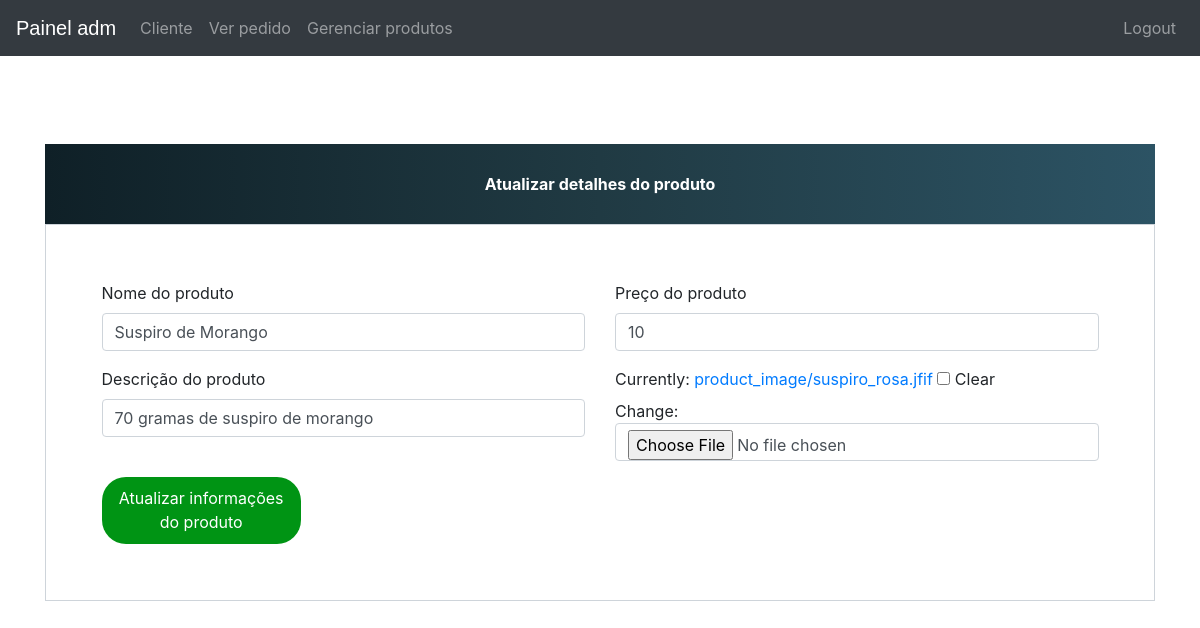
Screenshot of /update-product/2 (signed in) with the database file from the repository.
### ecom/models.py (models this page shows, shortened)
class Product(models.Model):
    name=models.CharField(max_length=40)
    product_image= models.ImageField(upload_to='product_image/',null=True,blank=True)
    price = models.PositiveIntegerField()
    description=models.CharField(max_length=40)

### ecom/views.py (the view)
# urls.py: path('update-product/<int:pk>', views.update_product_view,name='update-product'),
@login_required(login_url='adminlogin')
def update_product_view(request,pk):
    product=models.Product.objects.get(id=pk)
    productForm=forms.ProductForm(instance=product)
    if request.method=='POST':
        productForm=forms.ProductForm(request.POST,request.FILES,instance=product)
        if productForm.is_valid():
            productForm.save()
            return redirect('admin-products')
    return render(request,'ecom/admin_update_product.html',{'productForm':productForm})

### ecom/forms.py
class ProductForm(forms.ModelForm):
    class Meta:
        model=models.Product
        fields=['name','price','description','product_image']

### templates/ecom/admin_update_product.html (shortened to what this page needs)
{% extends 'ecom/admin_base.html' %}
{% load widget_tweaks %}
{% block content %}
<head>
  <link href="//maxcdn.bootstrapcdn.com/bootstrap/4.1.1/css/bootstrap.min.css" rel="stylesheet" id="bootstrap-css">
</head>
<br><br><br><br><br><br>
<form method="post" enctype="multipart/form-data">
  <div class="container register-form">
    <div class="form">
      <div class="note">
        <p>Atualizar detalhes do produto</p>
      </div>
      <div class="form-content">
        <div class="row">
          <div class="col-md-6">
            <div class="form-group">
              <label for="">Nome do produto</label>
              {% render_field productForm.name class="form-control" placeholder="Product Name" %}
            </div>
            <div class="form-group">
              <label for="">Descrição do produto</label>
              {% render_field productForm.description class="form-control" placeholder="Description" %}
            </div>
          </div>
          <div class="col-md-6">
            <div class="form-group">
              <label for="">Preço do produto</label>
              {% render_field productForm.price class="form-control" placeholder="Price" %}
            </div>
            <div class="form-group">
              {% render_field productForm.product_image class="form-control" placeholder="product_image" %}
            </div>
          </div>
        </div>
        <button type="submit" class="btnSubmit">Atualizar informações do produto</button>
      </div>
    </div>
  </div>
</form>
{% endblock content %}

### templates/ecom/admin_base.html (style rules this page uses)
p { text-align: center; }

### templates/ecom/admin_update_product.html (style rules this page uses)
a:link { text-decoration: none; }
.note { text-align: center; height: 80px; background: #0F2027; background: -webkit-linear-gradient(to left, #2C5364, #203A43, #0F2027); background: linear-gradient(to left, #2C5364, #203A43, #0F2027); color: #fff; font-weight: bold; line-height: 80px; }
.form-content { padding: 5%; border: 1px solid #ced4da; margin-bottom: 2%; }
.form-control { border-radius: 1.5rem; }
.btnSubmit { border: none; border-radius: 1.5rem; padding: 1%; width: 20%; cursor: pointer; background: #009414; color: #fff; }

### rows the page displays
Product: name "Suspiro de Morango", description "70 gramas de suspiro de morango", price "10"
